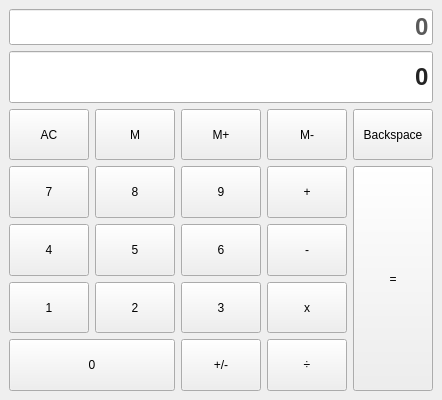
<?xml version="1.0" encoding="UTF-8"?>
<ui version="4.0">
 <class>Calculator</class>
 <widget class="QMainWindow" name="Calculator">
  <property name="geometry">
   <rect>
    <x>0</x>
    <y>0</y>
    <width>400</width>
    <height>400</height>
   </rect>
  </property>
  <property name="windowTitle">
   <string>Calculator</string>
  </property>
  <widget class="QWidget" name="centralwidget">
   <layout class="QGridLayout" name="gridLayout">
    <item row="3" column="1">
     <widget class="QPushButton" name="MemGet">
      <property name="enabled">
       <bool>true</bool>
      </property>
      <property name="sizePolicy">
       <sizepolicy hsizetype="Preferred" vsizetype="Expanding">
        <horstretch>0</horstretch>
        <verstretch>0</verstretch>
       </sizepolicy>
      </property>
      <property name="styleSheet">
       <string notr="true">QpushButton{
background-color: rgb(85, 255, 127);
border: 1px solid gray;
padding: 5px;
}

QPushButton:pressed {
background-color: #A9A9A9;
border: 1px solid gray;
padding: 5px;
}</string>
      </property>
      <property name="text">
       <string>M</string>
      </property>
     </widget>
    </item>
    <item row="4" column="2">
     <widget class="QPushButton" name="Button9">
      <property name="sizePolicy">
       <sizepolicy hsizetype="Preferred" vsizetype="Expanding">
        <horstretch>0</horstretch>
        <verstretch>0</verstretch>
       </sizepolicy>
      </property>
      <property name="styleSheet">
       <string notr="true">QpushButton{
background-color: #C0C0C0;
border: 1px solid gray;
padding: 5px;
}

QPushButton:pressed {
background-color: #A9A9A9;
border: 1px solid gray;
padding: 5px;
}</string>
      </property>
      <property name="text">
       <string>9</string>
      </property>
     </widget>
    </item>
    <item row="5" column="3">
     <widget class="QPushButton" name="Subtract">
      <property name="sizePolicy">
       <sizepolicy hsizetype="Preferred" vsizetype="Expanding">
        <horstretch>0</horstretch>
        <verstretch>0</verstretch>
       </sizepolicy>
      </property>
      <property name="styleSheet">
       <string notr="true">QpushButton{
background-color: #FF8C00;
border: 1px solid gray;
padding: 5px;
}

QPushButton:pressed {
background-color: #A9A9A9;
border: 1px solid gray;
padding: 5px;
}</string>
      </property>
      <property name="text">
       <string>-</string>
      </property>
     </widget>
    </item>
    <item row="7" column="2">
     <widget class="QPushButton" name="ChangeSign">
      <property name="sizePolicy">
       <sizepolicy hsizetype="Preferred" vsizetype="Expanding">
        <horstretch>0</horstretch>
        <verstretch>0</verstretch>
       </sizepolicy>
      </property>
      <property name="styleSheet">
       <string notr="true">QpushButton{
background-color: #C0C0C0;
border: 1px solid gray;
padding: 5px;
}

QPushButton:pressed {
background-color: #A9A9A9;
border: 1px solid gray;
padding: 5px;
}</string>
      </property>
      <property name="text">
       <string>+/-</string>
      </property>
     </widget>
    </item>
    <item row="7" column="0" colspan="2">
     <widget class="QPushButton" name="Button0">
      <property name="sizePolicy">
       <sizepolicy hsizetype="Preferred" vsizetype="Expanding">
        <horstretch>0</horstretch>
        <verstretch>0</verstretch>
       </sizepolicy>
      </property>
      <property name="text">
       <string>0</string>
      </property>
     </widget>
    </item>
    <item row="4" column="4" rowspan="4">
     <widget class="QPushButton" name="Solution">
      <property name="sizePolicy">
       <sizepolicy hsizetype="Preferred" vsizetype="Expanding">
        <horstretch>0</horstretch>
        <verstretch>0</verstretch>
       </sizepolicy>
      </property>
      <property name="styleSheet">
       <string notr="true">QpushButton{
background-color: #C0C0C0;
border: 1px solid gray;
padding: 5px;
}

QPushButton:pressed {
background-color: #A9A9A9;
border: 1px solid gray;
padding: 5px;
}</string>
      </property>
      <property name="text">
       <string>=</string>
      </property>
     </widget>
    </item>
    <item row="4" column="0">
     <widget class="QPushButton" name="Button7">
      <property name="sizePolicy">
       <sizepolicy hsizetype="Preferred" vsizetype="Expanding">
        <horstretch>0</horstretch>
        <verstretch>0</verstretch>
       </sizepolicy>
      </property>
      <property name="styleSheet">
       <string notr="true">QpushButton{
background-color: #C0C0C0;
border: 1px solid gray;
padding: 5px;
}

QPushButton:pressed {
background-color: #A9A9A9;
border: 1px solid gray;
padding: 5px;
}</string>
      </property>
      <property name="text">
       <string>7</string>
      </property>
     </widget>
    </item>
    <item row="5" column="0">
     <widget class="QPushButton" name="Button4">
      <property name="sizePolicy">
       <sizepolicy hsizetype="Preferred" vsizetype="Expanding">
        <horstretch>0</horstretch>
        <verstretch>0</verstretch>
       </sizepolicy>
      </property>
      <property name="styleSheet">
       <string notr="true">QpushButton{
background-color: #C0C0C0;
border: 1px solid gray;
padding: 5px;
}

QPushButton:pressed {
background-color: #A9A9A9;
border: 1px solid gray;
padding: 5px;
}</string>
      </property>
      <property name="text">
       <string>4</string>
      </property>
     </widget>
    </item>
    <item row="5" column="2">
     <widget class="QPushButton" name="Button6">
      <property name="sizePolicy">
       <sizepolicy hsizetype="Preferred" vsizetype="Expanding">
        <horstretch>0</horstretch>
        <verstretch>0</verstretch>
       </sizepolicy>
      </property>
      <property name="styleSheet">
       <string notr="true">QpushButton{
background-color: #C0C0C0;
border: 1px solid gray;
padding: 5px;
}

QPushButton:pressed {
background-color: #A9A9A9;
border: 1px solid gray;
padding: 5px;
}</string>
      </property>
      <property name="text">
       <string>6</string>
      </property>
     </widget>
    </item>
    <item row="3" column="0">
     <widget class="QPushButton" name="Clear">
      <property name="enabled">
       <bool>true</bool>
      </property>
      <property name="sizePolicy">
       <sizepolicy hsizetype="Preferred" vsizetype="Expanding">
        <horstretch>0</horstretch>
        <verstretch>0</verstretch>
       </sizepolicy>
      </property>
      <property name="styleSheet">
       <string notr="true">QpushButton{
color: rgb(255, 0, 0);
border: 1px solid gray;
padding: 5px;
}

QPushButton:pressed {
background-color: #A9A9A9;
border: 1px solid gray;
padding: 5px;
}</string>
      </property>
      <property name="text">
       <string>AC</string>
      </property>
     </widget>
    </item>
    <item row="3" column="3">
     <widget class="QPushButton" name="MemClear">
      <property name="enabled">
       <bool>true</bool>
      </property>
      <property name="sizePolicy">
       <sizepolicy hsizetype="Preferred" vsizetype="Expanding">
        <horstretch>0</horstretch>
        <verstretch>0</verstretch>
       </sizepolicy>
      </property>
      <property name="styleSheet">
       <string notr="true">QpushButton{
background-color: rgb(85, 255, 127);
border: 1px solid gray;
padding: 5px;
}

QPushButton:pressed {
background-color: #A9A9A9;
border: 1px solid gray;
padding: 5px;
}</string>
      </property>
      <property name="text">
       <string>M-</string>
      </property>
     </widget>
    </item>
    <item row="4" column="3">
     <widget class="QPushButton" name="Add">
      <property name="sizePolicy">
       <sizepolicy hsizetype="Preferred" vsizetype="Expanding">
        <horstretch>0</horstretch>
        <verstretch>0</verstretch>
       </sizepolicy>
      </property>
      <property name="styleSheet">
       <string notr="true">QpushButton{
background-color: #FF8C00;
border: 1px solid gray;
padding: 5px;
}

QPushButton:pressed {
background-color: #A9A9A9;
border: 1px solid gray;
padding: 5px;
}</string>
      </property>
      <property name="text">
       <string>+</string>
      </property>
     </widget>
    </item>
    <item row="6" column="2">
     <widget class="QPushButton" name="Button3">
      <property name="sizePolicy">
       <sizepolicy hsizetype="Preferred" vsizetype="Expanding">
        <horstretch>0</horstretch>
        <verstretch>0</verstretch>
       </sizepolicy>
      </property>
      <property name="styleSheet">
       <string notr="true">QpushButton{
background-color: #C0C0C0;
border: 1px solid gray;
padding: 5px;
}

QPushButton:pressed {
background-color: #A9A9A9;
border: 1px solid gray;
padding: 5px;
}</string>
      </property>
      <property name="text">
       <string>3</string>
      </property>
     </widget>
    </item>
    <item row="1" column="0" colspan="5">
     <widget class="QLineEdit" name="Display">
      <property name="sizePolicy">
       <sizepolicy hsizetype="Preferred" vsizetype="Preferred">
        <horstretch>0</horstretch>
        <verstretch>0</verstretch>
       </sizepolicy>
      </property>
      <property name="font">
       <font>
        <family>Arial</family>
        <pointsize>18</pointsize>
        <bold>true</bold>
       </font>
      </property>
      <property name="styleSheet">
       <string notr="true">QLineEdit{
	border-bottom: none;
	border-bottom-color: none;
	color: rgb(90, 90, 90);
}</string>
      </property>
      <property name="text">
       <string>0</string>
      </property>
      <property name="alignment">
       <set>Qt::AlignRight|Qt::AlignTrailing|Qt::AlignVCenter</set>
      </property>
     </widget>
    </item>
    <item row="6" column="1">
     <widget class="QPushButton" name="Button2">
      <property name="sizePolicy">
       <sizepolicy hsizetype="Preferred" vsizetype="Expanding">
        <horstretch>0</horstretch>
        <verstretch>0</verstretch>
       </sizepolicy>
      </property>
      <property name="styleSheet">
       <string notr="true">QpushButton{
background-color: #C0C0C0;
border: 1px solid gray;
padding: 5px;
}

QPushButton:pressed {
background-color: #A9A9A9;
border: 1px solid gray;
padding: 5px;
}</string>
      </property>
      <property name="text">
       <string>2</string>
      </property>
     </widget>
    </item>
    <item row="6" column="3">
     <widget class="QPushButton" name="Multiply">
      <property name="sizePolicy">
       <sizepolicy hsizetype="Preferred" vsizetype="Expanding">
        <horstretch>0</horstretch>
        <verstretch>0</verstretch>
       </sizepolicy>
      </property>
      <property name="styleSheet">
       <string notr="true">QpushButton{
background-color: #FF8C00;
border: 1px solid gray;
padding: 5px;
}

QPushButton:pressed {
background-color: #A9A9A9;
border: 1px solid gray;
padding: 5px;
}</string>
      </property>
      <property name="text">
       <string>x</string>
      </property>
     </widget>
    </item>
    <item row="3" column="2">
     <widget class="QPushButton" name="MemAdd">
      <property name="enabled">
       <bool>true</bool>
      </property>
      <property name="sizePolicy">
       <sizepolicy hsizetype="Preferred" vsizetype="Expanding">
        <horstretch>0</horstretch>
        <verstretch>0</verstretch>
       </sizepolicy>
      </property>
      <property name="styleSheet">
       <string notr="true">QpushButton{
background-color: rgb(85, 255, 127);
border: 1px solid gray;
padding: 5px;
}

QPushButton:pressed {
background-color: #A9A9A9;
border: 1px solid gray;
padding: 5px;
}</string>
      </property>
      <property name="text">
       <string>M+</string>
      </property>
     </widget>
    </item>
    <item row="7" column="3">
     <widget class="QPushButton" name="Divide">
      <property name="sizePolicy">
       <sizepolicy hsizetype="Preferred" vsizetype="Expanding">
        <horstretch>0</horstretch>
        <verstretch>0</verstretch>
       </sizepolicy>
      </property>
      <property name="styleSheet">
       <string notr="true">QpushButton{
background-color: #FF8C00;
border: 1px solid gray;
padding: 5px;
}

QPushButton:pressed {
background-color: #A9A9A9;
border: 1px solid gray;
padding: 5px;
}</string>
      </property>
      <property name="text">
       <string>÷</string>
      </property>
     </widget>
    </item>
    <item row="6" column="0">
     <widget class="QPushButton" name="Button1">
      <property name="sizePolicy">
       <sizepolicy hsizetype="Preferred" vsizetype="Expanding">
        <horstretch>0</horstretch>
        <verstretch>0</verstretch>
       </sizepolicy>
      </property>
      <property name="styleSheet">
       <string notr="true">QpushButton{
background-color: #C0C0C0;
border: 1px solid gray;
padding: 5px;
}

QPushButton:pressed {
background-color: #A9A9A9;
border: 1px solid gray;
padding: 5px;
}</string>
      </property>
      <property name="text">
       <string>1</string>
      </property>
     </widget>
    </item>
    <item row="3" column="4">
     <widget class="QPushButton" name="BackSpace">
      <property name="sizePolicy">
       <sizepolicy hsizetype="Preferred" vsizetype="Expanding">
        <horstretch>0</horstretch>
        <verstretch>0</verstretch>
       </sizepolicy>
      </property>
      <property name="text">
       <string>Backspace</string>
      </property>
     </widget>
    </item>
    <item row="5" column="1">
     <widget class="QPushButton" name="Button5">
      <property name="sizePolicy">
       <sizepolicy hsizetype="Preferred" vsizetype="Expanding">
        <horstretch>0</horstretch>
        <verstretch>0</verstretch>
       </sizepolicy>
      </property>
      <property name="styleSheet">
       <string notr="true">QpushButton{
background-color: #C0C0C0;
border: 1px solid gray;
padding: 5px;
}

QPushButton:pressed {
background-color: #A9A9A9;
border: 1px solid gray;
padding: 5px;
}</string>
      </property>
      <property name="text">
       <string>5</string>
      </property>
     </widget>
    </item>
    <item row="4" column="1">
     <widget class="QPushButton" name="Button8">
      <property name="sizePolicy">
       <sizepolicy hsizetype="Preferred" vsizetype="Expanding">
        <horstretch>0</horstretch>
        <verstretch>0</verstretch>
       </sizepolicy>
      </property>
      <property name="styleSheet">
       <string notr="true">QpushButton{
background-color: #C0C0C0;
border: 1px solid gray;
padding: 5px;
}

QPushButton:pressed {
background-color: #A9A9A9;
border: 1px solid gray;
padding: 5px;
}</string>
      </property>
      <property name="text">
       <string>8</string>
      </property>
     </widget>
    </item>
    <item row="2" column="0" colspan="5">
     <widget class="QLineEdit" name="lineEdit">
      <property name="sizePolicy">
       <sizepolicy hsizetype="Preferred" vsizetype="Expanding">
        <horstretch>0</horstretch>
        <verstretch>0</verstretch>
       </sizepolicy>
      </property>
      <property name="font">
       <font>
        <family>Arial</family>
        <pointsize>18</pointsize>
        <bold>true</bold>
       </font>
      </property>
      <property name="styleSheet">
       <string notr="true">QLineEdit{
	color: rgb(36, 36, 36);
}</string>
      </property>
      <property name="text">
       <string>0</string>
      </property>
      <property name="alignment">
       <set>Qt::AlignRight|Qt::AlignTrailing|Qt::AlignVCenter</set>
      </property>
     </widget>
    </item>
   </layout>
  </widget>
  <widget class="QMenuBar" name="menubar">
   <property name="geometry">
    <rect>
     <x>0</x>
     <y>0</y>
     <width>400</width>
     <height>21</height>
    </rect>
   </property>
  </widget>
 </widget>
 <resources/>
 <connections/>
</ui>
